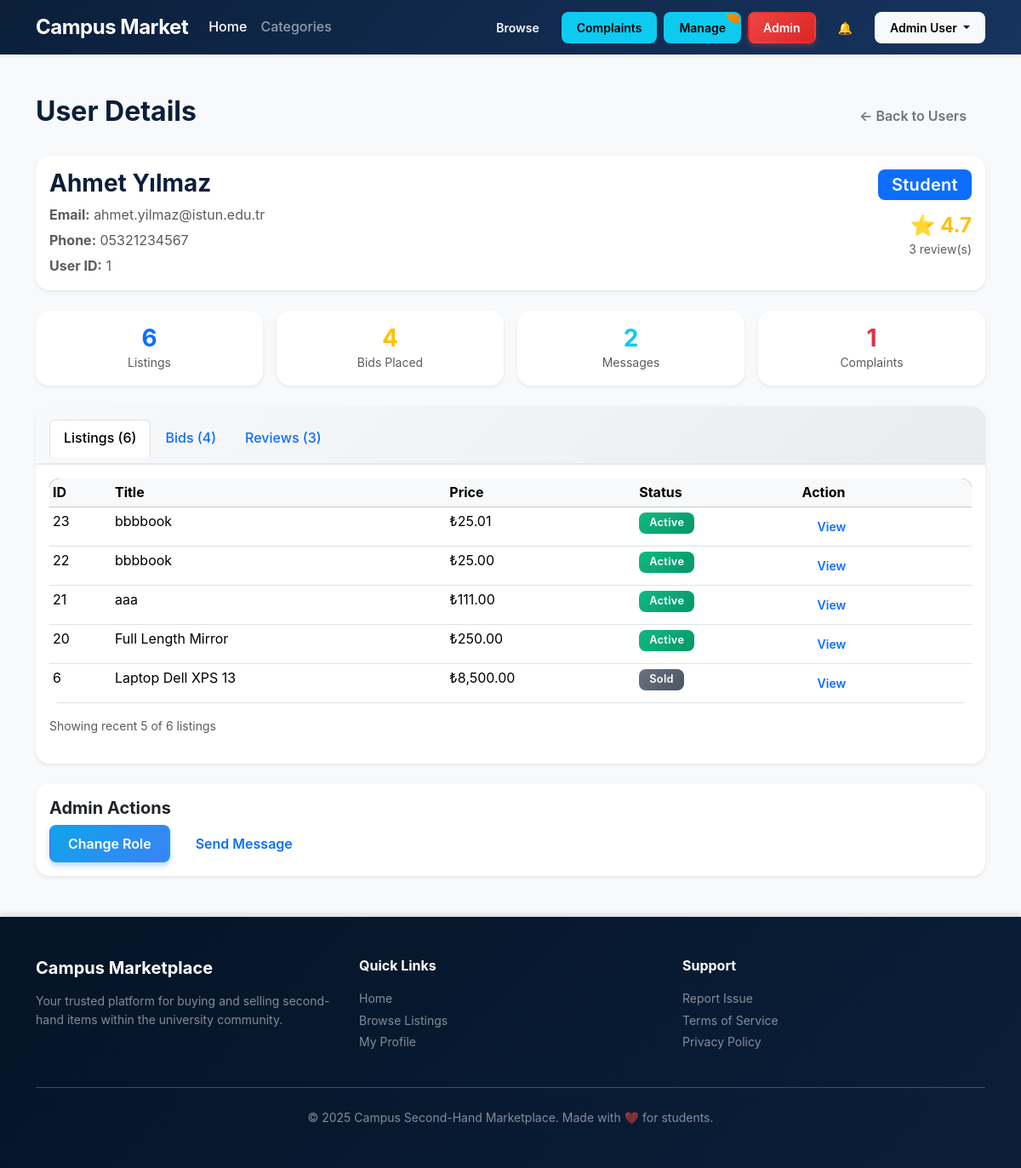
/pages/admin/user-detail.php?id=1 (signed in), run on the app's committed database.
### tables this page shows
CREATE TABLE `User` (
  `UserID` int NOT NULL AUTO_INCREMENT,
  `Name` varchar(100) NOT NULL,
  `Email` varchar(100) NOT NULL,
  `Password` varchar(255) NOT NULL,
  `Phone` varchar(20) DEFAULT NULL,
  `RoleID` int NOT NULL,
  PRIMARY KEY (`UserID`),
  UNIQUE KEY `Email` (`Email`),
  KEY `fk_user_role` (`RoleID`),
  CONSTRAINT `fk_user_role` FOREIGN KEY (`RoleID`) REFERENCES `Role` (`RoleID`) ON DELETE RESTRICT ON UPDATE CASCADE
);

CREATE TABLE `Role` (
  `RoleID` int NOT NULL AUTO_INCREMENT,
  `RoleName` varchar(50) NOT NULL,
  PRIMARY KEY (`RoleID`),
  CONSTRAINT `chk_role_name` CHECK ((`RoleName` in (_utf8mb4'Student',_utf8mb4'Moderator',_utf8mb4'Admin')))
);

CREATE TABLE `Product_Listing` (
  `ListingID` int NOT NULL AUTO_INCREMENT,
  `Title` varchar(200) NOT NULL,
  `Description` text,
  `Price` decimal(10,2) NOT NULL,
  `Status` varchar(20) NOT NULL DEFAULT 'Active',
  `SellerID` int NOT NULL,
  `CategoryID` int NOT NULL,
  PRIMARY KEY (`ListingID`),
  KEY `fk_listing_seller` (`SellerID`),
  KEY `fk_listing_category` (`CategoryID`),
  CONSTRAINT `fk_listing_category` FOREIGN KEY (`CategoryID`) REFERENCES `Category` (`CategoryID`) ON DELETE RESTRICT ON UPDATE CASCADE,
  CONSTRAINT `fk_listing_seller` FOREIGN KEY (`SellerID`) REFERENCES `User` (`UserID`) ON DELETE RESTRICT ON UPDATE CASCADE,
  CONSTRAINT `chk_listing_status` CHECK ((`Status` in (_utf8mb4'Active',_utf8mb4'Sold',_utf8mb4'Pending',_utf8mb4'Removed')))
);

### pages/admin/user-detail.php (the view, shortened to what this page needs)
<?php
require_once __DIR__ . '/../../config/db.php';
$userId = isset($_GET['id']) && is_numeric($_GET['id']) ? (int)$_GET['id'] : 0;
$user = null;
$userStats = [];
try {
    $userSql = <<<SQL
    SELECT
        U.UserID,
        U.Name,
        U.Email,
        U.Phone,
        R.RoleID,
        R.RoleName
    FROM User U
    INNER JOIN Role R ON R.RoleID = U.RoleID
    WHERE U.UserID = :user_id
    LIMIT 1;
    SQL;
    $userStmt = $pdo->prepare($userSql);
    $userStmt->bindValue(':user_id', $userId, PDO::PARAM_INT);
    $userStmt->execute();
    $user = $userStmt->fetch();
    $listingCountSql = "SELECT COUNT(*) as total FROM Product_Listing WHERE SellerID = :user_id;";
    $listingCountStmt = $pdo->prepare($listingCountSql);
    $listingCountStmt->bindValue(':user_id', $userId, PDO::PARAM_INT);
    $listingCountStmt->execute();
    $userStats['total_listings'] = (int)$listingCountStmt->fetch()['total'];
    $bidCountSql = "SELECT COUNT(*) as total FROM Bid WHERE BuyerID = :user_id;";
    $bidCountStmt = $pdo->prepare($bidCountSql);
    $bidCountStmt->bindValue(':user_id', $userId, PDO::PARAM_INT);
    $bidCountStmt->execute();
    $userStats['total_bids'] = (int)$bidCountStmt->fetch()['total'];
    $messageSentSql = "SELECT COUNT(*) as total FROM Message WHERE SenderID = :user_id;";
    $messageSentStmt = $pdo->prepare($messageSentSql);
    $messageSentStmt->bindValue(':user_id', $userId, PDO::PARAM_INT);
    $messageSentStmt->execute();
    $userStats['messages_sent'] = (int)$messageSentStmt->fetch()['total'];
    $messageReceivedSql = "SELECT COUNT(*) as total FROM Message WHERE ReceiverID = :user_id;";
    $messageReceivedStmt = $pdo->prepare($messageReceivedSql);
    $messageReceivedStmt->bindValue(':user_id', $userId, PDO::PARAM_INT);
    $messageReceivedStmt->execute();
    $userStats['messages_received'] = (int)$messageReceivedStmt->fetch()['total'];
    $reviewStatsSql = <<<SQL
    SELECT
        COUNT(*) as total,
        AVG(Rating) as avg_rating
    FROM Review
    WHERE RevieweeID = :user_id;
    SQL;
    $reviewStatsStmt = $pdo->prepare($reviewStatsSql);
    $reviewStatsStmt->bindValue(':user_id', $userId, PDO::PARAM_INT);
    $reviewStatsStmt->execute();
    $reviewData = $reviewStatsStmt->fetch();
    $userStats['total_reviews'] = (int)$reviewData['total'];
    $userStats['avg_rating'] = $reviewData['avg_rating'] ? round((float)$reviewData['avg_rating'], 1) : 0;
    $complaintCountSql = "SELECT COUNT(*) as total FROM Complaint_Report WHERE ReporterID = :user_id;";
    $complaintCountStmt = $pdo->prepare($complaintCountSql);
    $complaintCountStmt->bindValue(':user_id', $userId, PDO::PARAM_INT);
    $complaintCountStmt->execute();
    $userStats['complaints_filed'] = (int)$complaintCountStmt->fetch()['total'];
    $savedCountSql = "SELECT COUNT(*) as total FROM Saved_Item WHERE UserID = :user_id;";
    $savedCountStmt = $pdo->prepare($savedCountSql);
    $savedCountStmt->bindValue(':user_id', $userId, PDO::PARAM_INT);
    $savedCountStmt->execute();
    $userStats['saved_items'] = (int)$savedCountStmt->fetch()['total'];
    $recentListingsSql = <<<SQL
    SELECT
        ListingID,
        Title,
        Price,
        Status
    FROM Product_Listing
    WHERE SellerID = :user_id
    ORDER BY ListingID DESC
    LIMIT 5;
    SQL;
    $recentListingsStmt = $pdo->prepare($recentListingsSql);
    $recentListingsStmt->bindValue(':user_id', $userId, PDO::PARAM_INT);
    $recentListingsStmt->execute();
    $userStats['recent_listings'] = $recentListingsStmt->fetchAll();
    $recentBidsSql = <<<SQL
    SELECT
        B.BidID,
        B.BidAmount,
        B.BidDate,
        PL.Title as ListingTitle
    FROM Bid B
    INNER JOIN Product_Listing PL ON PL.ListingID = B.ListingID
    WHERE B.BuyerID = :user_id
    ORDER BY B.BidDate DESC
    LIMIT 5;
    SQL;
    $recentBidsStmt = $pdo->prepare($recentBidsSql);
    $recentBidsStmt->bindValue(':user_id', $userId, PDO::PARAM_INT);
    $recentBidsStmt->execute();
    $userStats['recent_bids'] = $recentBidsStmt->fetchAll();
    $recentReviewsSql = <<<SQL
    SELECT
        R.Rating,
        R.Comment,
        R.ReviewDate,
        U.Name as ReviewerName
    FROM Review R
    INNER JOIN User U ON U.UserID = R.ReviewerID
    WHERE R.RevieweeID = :user_id
    ORDER BY R.ReviewDate DESC
    LIMIT 5;
    SQL;
    $recentReviewsStmt = $pdo->prepare($recentReviewsSql);
    $recentReviewsStmt->bindValue(':user_id', $userId, PDO::PARAM_INT);
    $recentReviewsStmt->execute();
    $userStats['recent_reviews'] = $recentReviewsStmt->fetchAll();
} catch (PDOException $e) {
    $errorMessage = 'Failed to load user details: ' . htmlspecialchars($e->getMessage(), ENT_QUOTES, 'UTF-8');
}
require_once __DIR__ . '/../../includes/header.php';
?>
<main class="container py-5">
    <div class="d-flex justify-content-between align-items-center mb-4">
        <h2>User Details</h2>
        <a href="/campus-marketplace/pages/admin/users.php" class="btn btn-outline-secondary">← Back to Users</a>
    </div>
    <?php if ($user): ?>
        <div class="card shadow-sm mb-4">
            <div class="card-body">
                <div class="row">
                    <div class="col-md-8">
                        <h3><?php echo htmlspecialchars($user['Name'], ENT_QUOTES, 'UTF-8'); ?></h3>
                        <p class="text-muted mb-1">
                            <strong>Email:</strong> <?php echo htmlspecialchars($user['Email'], ENT_QUOTES, 'UTF-8'); ?>
                        </p>
                        <p class="text-muted mb-1">
                            <strong>Phone:</strong> <?php echo $user['Phone'] ? htmlspecialchars($user['Phone'], ENT_QUOTES, 'UTF-8') : 'N/A'; ?>
                        </p>
                        <p class="text-muted mb-0">
                            <strong>User ID:</strong> <?php echo $user['UserID']; ?>
                        </p>
                    </div>
                    <div class="col-md-4 text-md-end">
                        <span class="badge bg-<?php
                            echo match($user['RoleName']) {
                                'Admin' => 'danger',
                                'Moderator' => 'warning',
                                'Student' => 'primary',
                                default => 'secondary'
                            };
                        ?> fs-5 px-3 py-2">
                            <?php echo htmlspecialchars($user['RoleName'], ENT_QUOTES, 'UTF-8'); ?>
                        </span>
                        <?php if ($userStats['avg_rating'] > 0): ?>
                            <div class="mt-3">
                                <h4 class="text-warning mb-0">⭐ <?php echo $userStats['avg_rating']; ?></h4>
                                <small class="text-muted"><?php echo $userStats['total_reviews']; ?> review(s)</small>
                            </div>
                        <?php endif; ?>
                    </div>
                </div>
            </div>
        </div>
        <div class="row g-3 mb-4">
            <div class="col-md-3">
                <div class="card shadow-sm">
                    <div class="card-body text-center">
                        <h3 class="text-primary mb-0"><?php echo $userStats['total_listings']; ?></h3>
                        <p class="text-muted small mb-0">Listings</p>
                    </div>
                </div>
            </div>
            <div class="col-md-3">
                <div class="card shadow-sm">
                    <div class="card-body text-center">
                        <h3 class="text-warning mb-0"><?php echo $userStats['total_bids']; ?></h3>
                        <p class="text-muted small mb-0">Bids Placed</p>
                    </div>
                </div>
            </div>
            <div class="col-md-3">
                <div class="card shadow-sm">
                    <div class="card-body text-center">
                        <h3 class="text-info mb-0"><?php echo $userStats['messages_sent'] + $userStats['messages_received']; ?></h3>
                        <p class="text-muted small mb-0">Messages</p>
                    </div>
                </div>
            </div>
            <div class="col-md-3">
                <div class="card shadow-sm">
                    <div class="card-body text-center">
                        <h3 class="text-danger mb-0"><?php echo $userStats['complaints_filed']; ?></h3>
                        <p class="text-muted small mb-0">Complaints</p>
                    </div>
                </div>
            </div>
        </div>
        <div class="card shadow-sm">
            <div class="card-header">
                <ul class="nav nav-tabs card-header-tabs" role="tablist">
                    <li class="nav-item">
                        <a class="nav-link active" data-bs-toggle="tab" href="#listings">
                            Listings (<?php echo $userStats['total_listings']; ?>)
                        </a>
                    </li>
                    <li class="nav-item">
                        <a class="nav-link" data-bs-toggle="tab" href="#bids">
                            Bids (<?php echo $userStats['total_bids']; ?>)
                        </a>
                    </li>
                    <li class="nav-item">
                        <a class="nav-link" data-bs-toggle="tab" href="#reviews">
                            Reviews (<?php echo $userStats['total_reviews']; ?>)
                        </a>
                    </li>
                </ul>
            </div>
            <div class="card-body">
                <div class="tab-content">
                    <div class="tab-pane fade show active" id="listings">
                        <?php if (empty($userStats['recent_listings'])): ?>
                            <p class="text-muted">No listings created yet.</p>
                        <?php else: ?>
                            <div class="table-responsive">
                                <table class="table table-sm table-hover">
                                    <thead class="table-light">
                                        <tr>
                                            <th>ID</th>
                                            <th>Title</th>
                                            <th>Price</th>
                                            <th>Status</th>
                                            <th>Action</th>
                                        </tr>
                                    </thead>
                                    <tbody>
                                        <?php foreach ($userStats['recent_listings'] as $listing): ?>
                                            <tr>
                                                <td><?php echo $listing['ListingID']; ?></td>
                                                <td><?php echo htmlspecialchars($listing['Title'], ENT_QUOTES, 'UTF-8'); ?></td>
                                                <td>₺<?php echo number_format((float)$listing['Price'], 2); ?></td>
                                                <td>
                                                    <span class="badge bg-<?php echo $listing['Status'] === 'Active' ? 'success' : 'secondary'; ?>">
                                                        <?php echo $listing['Status']; ?>
                                                    </span>
                                                </td>
                                                <td>
                                                    <a href="/campus-marketplace/pages/listing-detail.php?id=<?php echo $listing['ListingID']; ?>"
                                                       class="btn btn-sm btn-outline-primary" target="_blank">View</a>
                                                </td>
                                            </tr>
                                        <?php endforeach; ?>
                                    </tbody>
                                </table>
                            </div>
                            <?php if ($userStats['total_listings'] > 5): ?>
                                <p class="text-muted small">Showing recent 5 of <?php echo $userStats['total_listings']; ?> listings</p>
                            <?php endif; ?>
                        <?php endif; ?>
                    </div>
                </div>
            </div>
        </div>
        <div class="card shadow-sm mt-4">
            <div class="card-body">
                <h5 class="card-title">Admin Actions</h5>
                <div class="d-flex gap-2">
                    <a href="/campus-marketplace/pages/admin/users.php" class="btn btn-primary">Change Role</a>
                    <a href="/campus-marketplace/pages/send-message.php?to=<?php echo $userId; ?>" class="btn btn-outline-primary">Send Message</a>
                </div>
            </div>
        </div>
    <?php endif; ?>
</main>
<?php require_once __DIR__ . '/../../includes/footer.php'; ?>

### data on the page
user: Name "Ahmet Yılmaz", Email "ahmet.yilmaz@istun.edu.tr", Phone "05321234567", UserID "1", RoleID.RoleName "Student"
product_listing: ListingID "23", Title "bbbbook", Price "25.01", Status "Active"
product_listing: ListingID "22", Title "bbbbook", Price "25.00", Status "Active"
product_listing: ListingID "21", Title "aaa", Price "111.00", Status "Active"
product_listing: ListingID "20", Title "Full Length Mirror", Price "250.00", Status "Active"
product_listing: ListingID "6", Title "Laptop Dell XPS 13", Price "8,500.00", Status "Sold"

### other printed values
cleanInput($currentUser ?? 'User') "Admin User"
$userStats['avg_rating'] "4.7"
$userStats['total_reviews'] "3"
$userStats['total_listings'] "6"
$userStats['total_bids'] "4"
$userStats['messages_sent'] + $userStats['messages_received'] "2"
$userStats['complaints_filed'] "1"
